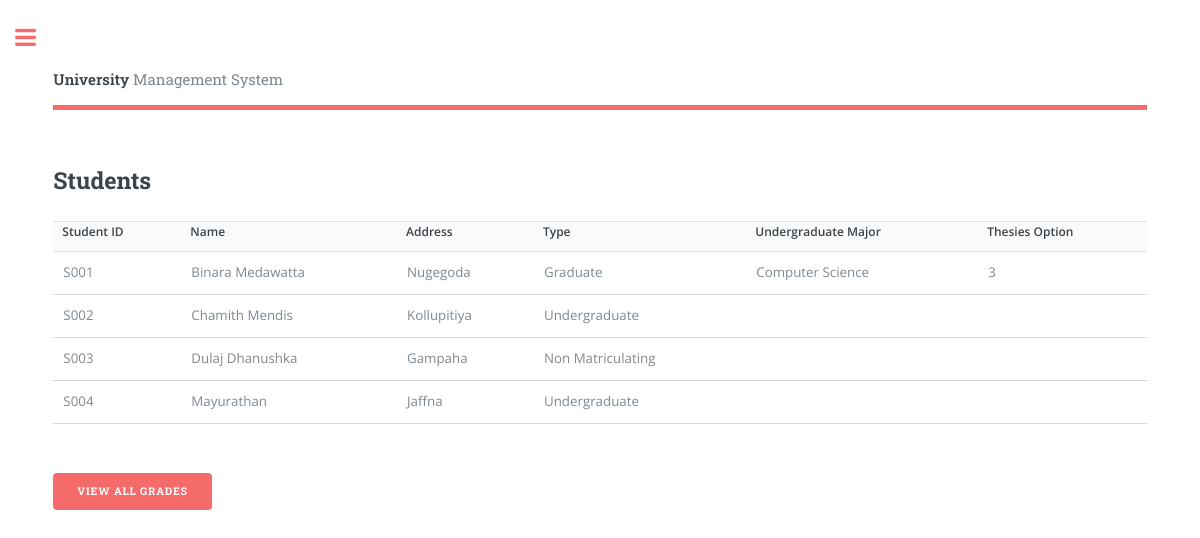
Page /StudentView/S_View_Students.php on the committed database.
### tables this page shows
CREATE TABLE `student` (
  `Student_ID` varchar(5) NOT NULL,
  `Name` varchar(50) NOT NULL,
  `Address` varchar(200) DEFAULT NULL,
  `Undergraduate_Major` varchar(25) DEFAULT NULL,
  `Thesies_Option` varchar(25) DEFAULT NULL,
  `Type` varchar(20) NOT NULL
);

### StudentView/S_View_Students.php (the view, shortened to what this page needs)
<!DOCTYPE HTML>
<?php
$servername = "localhost";
$username = "root";
$password = "";
$dbname = "university";
$conn = new mysqli($servername, $username, $password, $dbname);
?>
<html>
  <head>
    <link rel="stylesheet" href="../assets/css/main.css" />
  </head>
  <body class="is-preload">
    <div id="wrapper">
      <div id="main">
        <div class="inner">
          <header id="header">
            <a href="S_dashboard.php" class="logo">
              <strong>University
              </strong> Management System
            </a>
          </header>
          <section>
            <header class="main">
              <h2>Students
              </h2>
            </header>
            <div class="table-wrapper">
              <?php
$sql = "SELECT * FROM student";
$result = $conn->query($sql);
if($result->num_rows > 0){
echo "<table id='myTable'>
<tr>
<th>Student ID</th>
<th>Name</th>
<th>Address</th>
<th>Type</th>
<th>Undergraduate Major</th>
<th>Thesies Option</th>
</tr>";
while($row = $result->fetch_assoc()){
echo "<tr>";
echo "<td>" . $row['Student_ID'] . "</td>";
echo "<td>" . $row['Name'] . "</td>";
echo "<td>" . $row['Address'] . "</td>";
echo "<td>" . $row['Type'] . "</td>";
echo "<td>" . $row['Undergraduate_Major'] . "</td>";
echo "<td>" . $row['Thesies_Option'] . "</td>";
echo "<tr>";
}
echo "</table>";
}
else{
echo "0 results";
}
?>
            </div>
            <br>
            <a href="S_View_All_Student_Grade.php">
              <button class="button primary">View All Grades
              </button>
            </a>
            <br>
          </section>
        </div>
      </div>
    </div>
  </body>
</html>

### rows in the picture
student: Student_ID "S001", Name "Binara Medawatta", Address "Nugegoda", Type "Graduate", Undergraduate_Major "Computer Science", Thesies_Option "3"
student: Student_ID "S002", Name "Chamith Mendis", Address "Kollupitiya", Type "Undergraduate"
student: Student_ID "S003", Name "Dulaj Dhanushka", Address "Gampaha", Type "Non Matriculating"
student: Student_ID "S004", Name "Mayurathan", Address "Jaffna", Type "Undergraduate"
